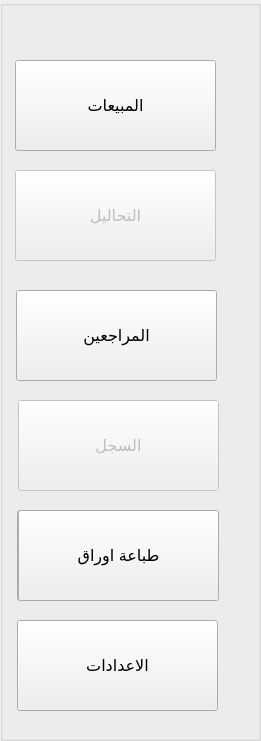
   <widget class="QGroupBox" name="groupBox">
    <property name="enabled">
     <bool>true</bool>
    </property>
    <property name="geometry">
     <rect>
      <x>1020</x>
      <y>-30</y>
      <width>261</width>
      <height>741</height>
     </rect>
    </property>
    <property name="styleSheet">
     <string notr="true">border-left:2px solid rgb(157, 157, 157);
border-bottom-color:2px solid rgb(191, 191, 191);</string>
    </property>
    <property name="title">
     <string/>
    </property>
    <widget class="QPushButton" name="pushButton">
     <property name="enabled">
      <bool>true</bool>
     </property>
     <property name="geometry">
      <rect>
       <x>15</x>
       <y>60</y>
       <width>201</width>
       <height>91</height>
      </rect>
     </property>
     <property name="font">
      <font>
       <family>Segoe UI</family>
       <pointsize>12</pointsize>
       <weight>50</weight>
       <bold>false</bold>
      </font>
     </property>
     <property name="text">
      <string>المبيعات</string>
     </property>
    </widget>
    <widget class="QPushButton" name="pushButton_2">
     <property name="enabled">
      <bool>false</bool>
     </property>
     <property name="geometry">
      <rect>
       <x>15</x>
       <y>170</y>
       <width>201</width>
       <height>91</height>
      </rect>
     </property>
     <property name="font">
      <font>
       <family>Segoe UI</family>
       <pointsize>12</pointsize>
       <weight>50</weight>
       <bold>false</bold>
      </font>
     </property>
     <property name="text">
      <string>التحاليل</string>
     </property>
    </widget>
    <widget class="QPushButton" name="pushButton_3">
     <property name="enabled">
      <bool>false</bool>
     </property>
     <property name="geometry">
      <rect>
       <x>18</x>
       <y>400</y>
       <width>201</width>
       <height>91</height>
      </rect>
     </property>
     <property name="font">
      <font>
       <family>Segoe UI</family>
       <pointsize>12</pointsize>
       <weight>50</weight>
       <bold>false</bold>
      </font>
     </property>
     <property name="text">
      <string>السجل</string>
     </property>
    </widget>
    <widget class="QPushButton" name="pushButton_4">
     <property name="enabled">
      <bool>true</bool>
     </property>
     <property name="geometry">
      <rect>
       <x>17</x>
       <y>620</y>
       <width>201</width>
       <height>91</height>
      </rect>
     </property>
     <property name="font">
      <font>
       <family>Segoe UI</family>
       <pointsize>12</pointsize>
       <weight>50</weight>
       <bold>false</bold>
      </font>
     </property>
     <property name="text">
      <string>الاعدادات</string>
     </property>
    </widget>
    <widget class="QPushButton" name="pushButton_5">
     <property name="enabled">
      <bool>true</bool>
     </property>
     <property name="geometry">
      <rect>
       <x>16</x>
       <y>290</y>
       <width>201</width>
       <height>91</height>
      </rect>
     </property>
     <property name="font">
      <font>
       <family>Segoe UI</family>
       <pointsize>12</pointsize>
       <weight>50</weight>
       <bold>false</bold>
      </font>
     </property>
     <property name="text">
      <string>المراجعين</string>
     </property>
    </widget>
    <widget class="QPushButton" name="pushButton_6">
     <property name="enabled">
      <bool>true</bool>
     </property>
     <property name="geometry">
      <rect>
       <x>17</x>
       <y>510</y>
       <width>201</width>
       <height>91</height>
      </rect>
     </property>
     <property name="font">
      <font>
       <family>Segoe UI</family>
       <pointsize>12</pointsize>
       <weight>50</weight>
       <bold>false</bold>
      </font>
     </property>
     <property name="text">
      <string>تسجيل الدخول</string>
     </property>
    </widget>
    <widget class="QPushButton" name="pushButton_12">
     <property name="enabled">
      <bool>true</bool>
     </property>
     <property name="geometry">
      <rect>
       <x>18</x>
       <y>510</y>
       <width>201</width>
       <height>91</height>
      </rect>
     </property>
     <property name="font">
      <font>
       <family>Segoe UI</family>
       <pointsize>12</pointsize>
       <weight>50</weight>
       <bold>false</bold>
      </font>
     </property>
     <property name="text">
      <string>طباعة اوراق</string>
     </property>
    </widget>
   </widget>
